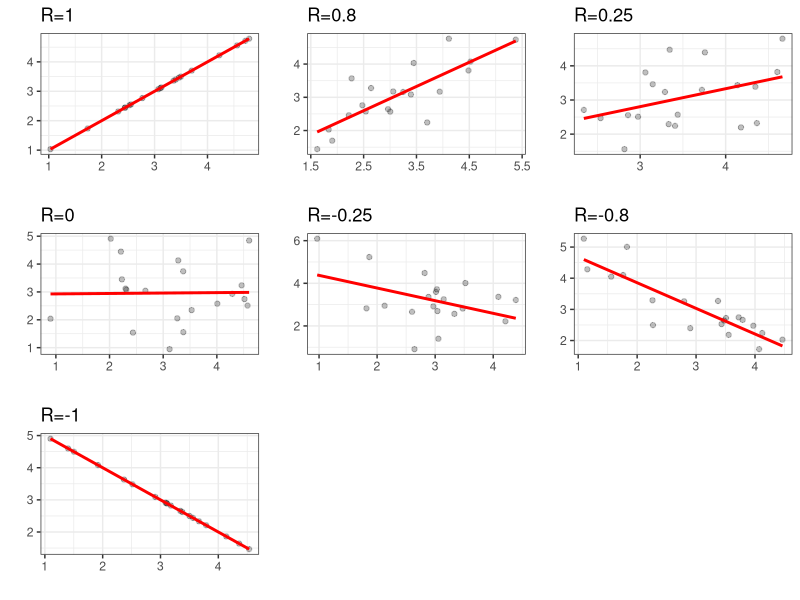
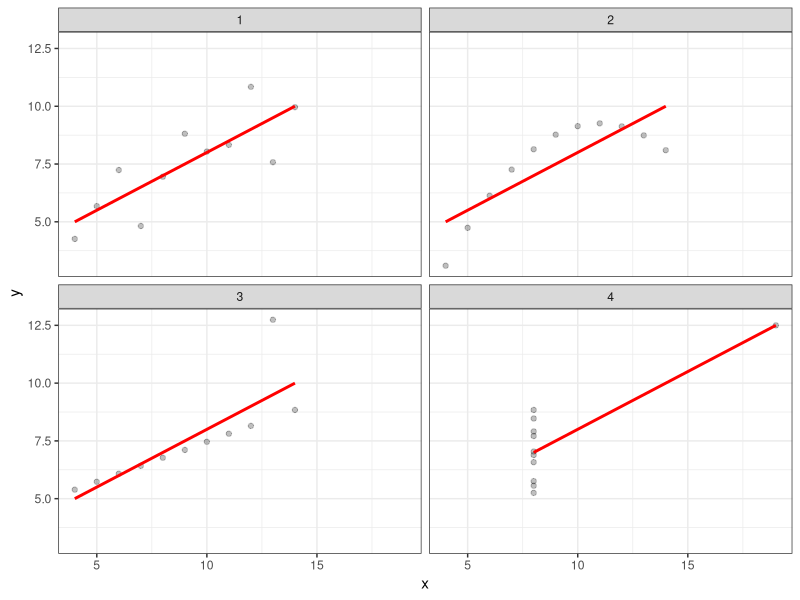

Generate these figures, in order, with R:
## ---- chunk 1
list_of_packages<-c("tidyverse","MASS","ggpubr","kableExtra","knitr")
new.packages <- list_of_packages[!(list_of_packages %in% installed.packages()[,"Package"])]
if(length(new.packages))install.packages(new.packages,dependencies = TRUE)

library(tidyverse)
library(ggpubr)
library(MASS)
library(kableExtra)
library(knitr)
## ---- chunk 2

set.seed(123)
plot_cors<-function(r=1)
{
cor_data<-as.data.frame(MASS::mvrnorm(20,c(3,3),Sigma=matrix(c(1,r,r,1),2,2)))
colnames(cor_data)<-c("x","y")
return(cor_data)
}
R_cors<-c(1,0.8,0.25,0,-0.25,-0.8,-1)

myC<-paste0("C",1:7)
for(i in R_cors)
{
assign(myC[which(R_cors==i)],plot_cors(i) %>% ggplot(aes(x=x,y=y))+geom_point(alpha=0.25)+geom_smooth(method = "lm", se = FALSE, color = "red") + theme_bw() + xlab("") + ylab("")+ggtitle(paste0("R=",R_cors[which(R_cors==i)])))
}
ggarrange(plotlist = mget(paste0("C",1:length(R_cors))),ncol=3,nrow=3)
## ---- chunk 3
anscombe$id<-1:11

long_anscombe<- anscombe %>% 
  gather(key, value, -id) %>%
  mutate(plot=as.numeric(str_extract(key, "[0-9]+"))) %>%
  mutate(variable=str_extract(key, "[aA-zZ]+")) %>%
  dplyr::select(id,plot,variable,value)%>%
  spread(variable, value)

ggplot(long_anscombe,aes(x=x,y=y))+geom_point(alpha=0.25)+geom_smooth(method = "lm", se = FALSE, color = "red")+facet_wrap(~plot)+theme_bw()
options(kableExtra.html.bsTable = T)
long_anscombe %>% group_by(plot) %>% dplyr::summarize(cor(x, y)) %>%
knitr::kable(escape = F,align = "c", booktabs = T,caption = "Different data same correlation") %>%
  kable_styling(c("striped","condensed"), latex_options = "striped", full_width = F)
